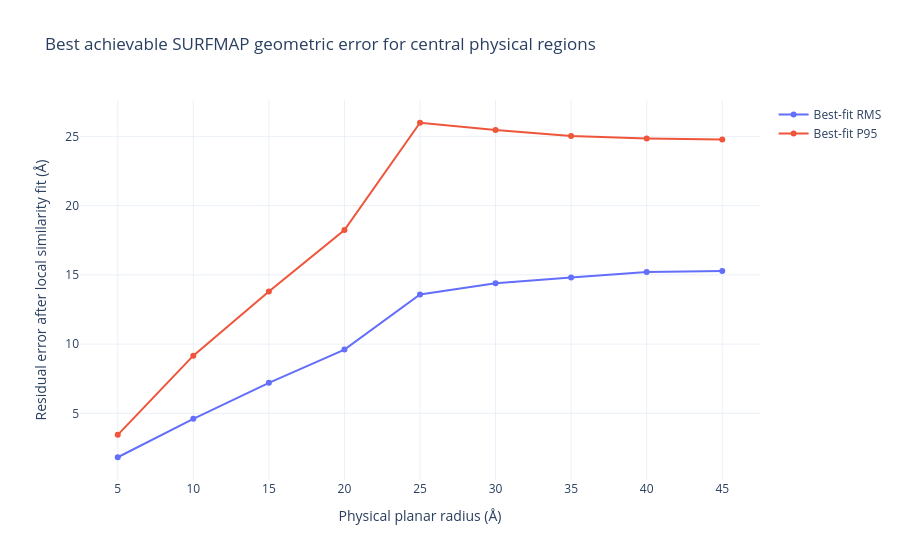
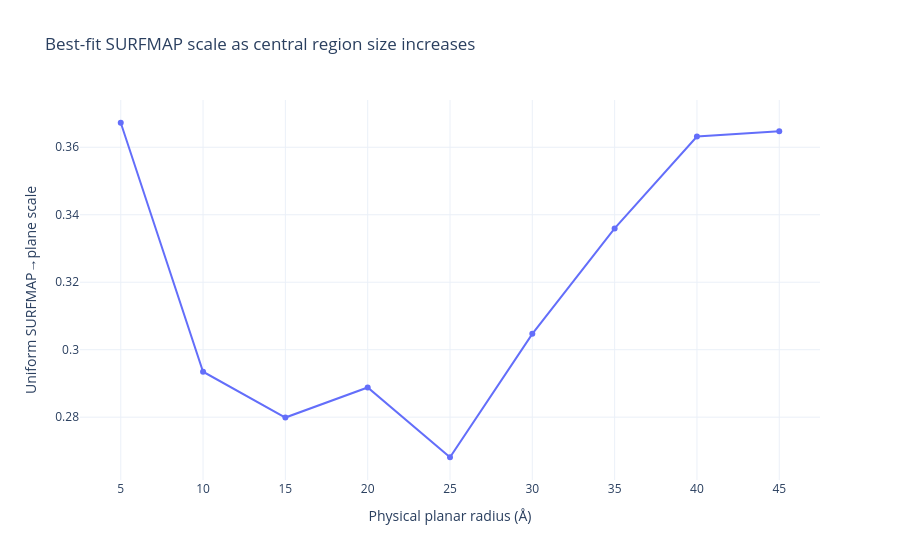

Notebook code for these charts, in order:
### Markdown cell above
# PART V — Can a central region be represented better?

## 14. Corrected central-region analysis

The previous notebook grouped residuals by radius **after fitting one transformation to the entire surface**.

That is useful for describing where a globally aligned map differs, but it does **not** answer the stronger question:

> “If SURFMATCH used only a central region, how accurately could SURFMAP represent that central region by itself?”

A global fit is a compromise over the full surface. Strong deformation at the edges can influence the best rotation and scale and therefore make the centre appear worse than it would under its own optimal alignment.

### Correct strategy used here

For each physical radius \(R\):

1. select only NYLON_PLANE points with:
   \[
   \sqrt{u^2+v^2}\le R
   \]
2. take the corresponding SURFMAP points;
3. fit a **new similarity transformation using only those central points**;
4. calculate RMS and P95 residuals inside that region.

This still does **not** define a SURFMAP pixel ROI.

It simply measures the best geometric fidelity achievable for progressively larger physical central regions.

### Code cell
central_rows = []

plane_radius = matched[
    "plane_radius_A"
].to_numpy(dtype=float)

for radius_limit in CENTRAL_RADII_A:

    mask = (
        plane_radius
        <= radius_limit
    )

    n_points = int(
        mask.sum()
    )

    if n_points < 3:
        continue

    local_fit, _ = (
        fit_similarity_transform(
            S_raw[mask],
            P[mask],
            allow_reflection=True,
        )
    )

    local_error = np.linalg.norm(
        local_fit["aligned"]
        - P[mask],
        axis=1,
    )

    local_rms = float(
        np.sqrt(
            np.mean(
                local_error ** 2
            )
        )
    )

    local_p95 = float(
        np.percentile(
            local_error,
            95,
        )
    )

    P_local_centered = (
        P[mask]
        - P[mask].mean(axis=0)
    )

    local_rms_radius = float(
        np.sqrt(
            np.mean(
                np.sum(
                    P_local_centered ** 2,
                    axis=1,
                )
            )
        )
    )

    local_nrms_pct = (
        100
        * local_rms
        / local_rms_radius
    )

    central_rows.append({
        "physical_radius_A":
            float(radius_limit),

        "n_points":
            n_points,

        "best_fit_RMS_A":
            local_rms,

        "best_fit_P95_A":
            local_p95,

        "best_fit_NRMS_RMSradius_pct":
            local_nrms_pct,

        "best_fit_uniform_scale":
            float(
                local_fit["scale"]
            ),

        "detR":
            float(
                local_fit["detR"]
            ),
    })


central_region_df = pd.DataFrame(
    central_rows
)

display(central_region_df)


fig_central = go.Figure()

fig_central.add_trace(
    go.Scatter(
        x=central_region_df[
            "physical_radius_A"
        ],
        y=central_region_df[
            "best_fit_RMS_A"
        ],
        mode="lines+markers",
        name="Best-fit RMS",
    )
)

fig_central.add_trace(
    go.Scatter(
        x=central_region_df[
            "physical_radius_A"
        ],
        y=central_region_df[
            "best_fit_P95_A"
        ],
        mode="lines+markers",
        name="Best-fit P95",
    )
)

fig_central.update_layout(
    title=(
        "Best achievable SURFMAP "
        "geometric error for central "
        "physical regions"
    ),
    xaxis_title=(
        "Physical planar radius (Å)"
    ),
    yaxis_title=(
        "Residual error after local "
        "similarity fit (Å)"
    ),
    template="plotly_white",
)

fig_central.show()


fig_central_scale = go.Figure(
    go.Scatter(
        x=central_region_df[
            "physical_radius_A"
        ],
        y=central_region_df[
            "best_fit_uniform_scale"
        ],
        mode="lines+markers",
    )
)

fig_central_scale.update_layout(
    title=(
        "Best-fit SURFMAP scale "
        "as central region size increases"
    ),
    xaxis_title=(
        "Physical planar radius (Å)"
    ),
    yaxis_title=(
        "Uniform SURFMAP→plane scale"
    ),
    template="plotly_white",
)

fig_central_scale.show()

### Figure 1 — Plotly figure (JSON) as saved in the notebook; plotly's stock layout.template omitted (floating-point values rounded to 4 significant figures)
{"data": [{"mode": "lines+markers", "name": "Best-fit RMS", "x": [5.0, 10.0, 15.0, 20.0, 25.0, 30.0, 35.0, 40.0, 45.0], "y": [1.835, 4.608, 7.204, 9.61, 13.59, 14.4, 14.82, 15.21, 15.29], "type": "scatter"}, {"mode": "lines+markers", "name": "Best-fit P95", "x": [5.0, 10.0, 15.0, 20.0, 25.0, 30.0, 35.0, 40.0, 45.0], "y": [3.454, 9.167, 13.8, 18.24, 25.98, 25.46, 25.02, 24.84, 24.78], "type": "scatter"}], "layout": {"title": {"text": "Best achievable SURFMAP geometric error for central physical regions"}, "xaxis": {"title": {"text": "Physical planar radius (Å)"}}, "yaxis": {"title": {"text": "Residual error after local similarity fit (Å)"}}}}

### Figure 2 — Plotly figure (JSON) as saved in the notebook; plotly's stock layout.template omitted (floating-point values rounded to 4 significant figures)
{"data": [{"mode": "lines+markers", "x": [5.0, 10.0, 15.0, 20.0, 25.0, 30.0, 35.0, 40.0, 45.0], "y": [0.3673, 0.2935, 0.2799, 0.2888, 0.2681, 0.3047, 0.3359, 0.3632, 0.3648], "type": "scatter"}], "layout": {"title": {"text": "Best-fit SURFMAP scale as central region size increases"}, "xaxis": {"title": {"text": "Physical planar radius (Å)"}}, "yaxis": {"title": {"text": "Uniform SURFMAP→plane scale"}}}}
